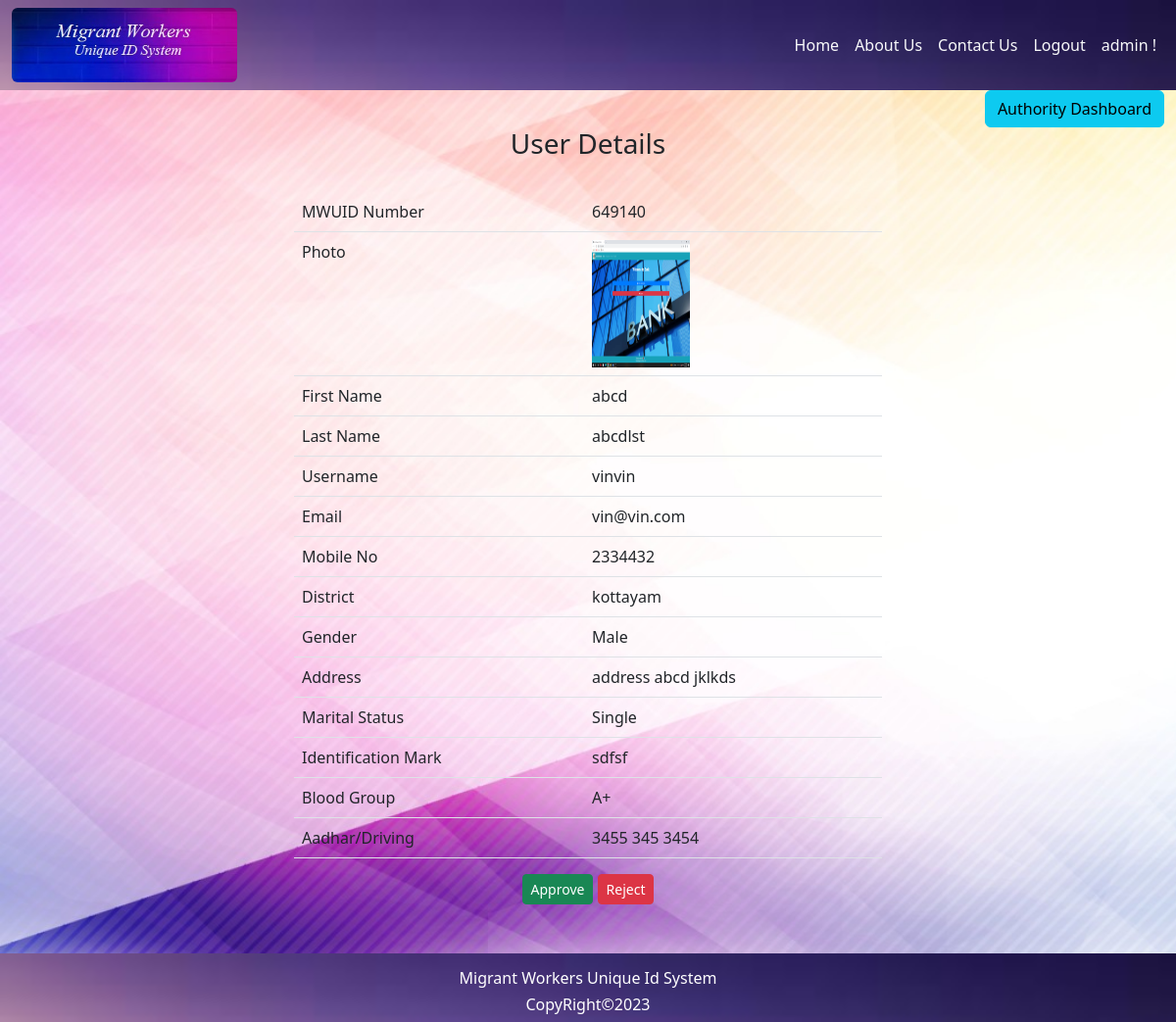
/view_full_data/vinvin (signed in), run on the app's committed database.
### mwidapp/models.py (models this page shows, shortened)
class Worker(models.Model):
	username=models.CharField(max_length=200)
	email=models.EmailField(max_length=70)
	district=models.CharField(max_length=200)
	mobile=models.CharField(max_length=200)
	status=models.CharField(max_length=200,default="Pending")
	aplcn=models.CharField(max_length=20,default = "Not Applied")
	password=models.CharField(max_length=200)
	first_name=models.CharField(max_length=200)
	last_name=models.CharField(max_length=200)
	gender=models.CharField(max_length=2,choices=(('1','Male'),('0', 'Female')) , default = 1)
	address=models.CharField(max_length=200)
	marital_status=models.CharField(max_length=2,choices=(('1','Single'),('0', 'Married')) , default = 1)
	photo=models.ImageField(upload_to='images')
	identification_mark=models.CharField(max_length=200)
	blood_group=models.CharField(max_length=200)
	uid_aadhar_driv=models.CharField(max_length=200)
	mwuid=models.CharField(max_length=200)

### mwidapp/views.py (the view)
# urls.py: path('view_full_data/<str:name>',views.view_full_data,name='view_full_data'),
@login_required(login_url='login1')
def view_full_data(request,name):
	usr=Worker.objects.get(username=name)
	return render(request,'user_detail_view_full.html',{'users':usr})

### mwidapp/templates/user_detail_view_full.html (shortened to what this page needs)
{% extends 'base.html' %}
{% block content %}
<div class="container-fluid" style="text-align:right;">
<a class="btn btn-info" href="{% url 'authority_base' %}" > Authority Dashboard </a>
</div>
<center>
<h3>User Details</h3><br>
<div class="card-body col-6">
<div class="table-responsive">
<table class="table">
<tr><td>MWUID Number</td><td>{{ users.mwuid}}</td></tr>
<tr><td>Photo</td><td><img src="{{ users.photo.url }}" width=100 height=130></td></tr>
<tr><td>First Name</td><td>{{ users.first_name }}</td></tr>
<tr><td>Last Name</td><td>{{ users.last_name }}</td></tr>
<tr><td>Username</td><td>{{ users.username }}</td></tr>
<tr><td>Email</td><td>{{ users.email }}</td></tr>
<tr><td>Mobile No</td><td>{{ users.mobile }}</td></tr>
<tr><td>District</td><td>{{ users.district }}</td></tr>
<tr><td>Gender</td><td>{% if users.gender == '1' %} Male {% else %} Female {% endif %}</td></tr>
<tr><td>Address</td><td>{{ users.address }}</td></tr>
<tr><td>Marital Status</td><td>{% if users.marital_status == '1' %} Single {% else %} Married {% endif %}</td></tr>
<tr><td>Identification Mark</td><td>{{ users.identification_mark }}</td></tr>
<tr><td>Blood Group</td><td>{{ users.blood_group }}</td></tr>
<tr><td>Aadhar/Driving</td><td>{{ users.uid_aadhar_driv}}</td></tr>
</table>
</div>
</div>
<a href="{% url 'approve_user' users.username %}"><button class="btn btn-sm btn-success"> Approve </button></a>
<a href="{% url 'reject_user' users.username %}"><button class="btn btn-sm btn-danger">Reject</button>
</a>
</center>
<br><br><br><br><br>
{% endblock %}

### mwidapp/templates/base.html (shortened to what this page needs)
{% load static %}
<!DOCTYPE html>
<html>
<head>
<link href="{% static 'css/bootstrap.min.css' %}" rel="stylesheet">
</head>
<body style="background-repeat:no-repeat;background-size:cover;background-image: url('{% static "images/img2.jpg" %}');" >
<nav class="navbar navbar-expand-lg text-light" style="background-repeat:no-repeat;background-size:cover;background-image: url('{% static "images/bg3.jpg" %}');">
  <div class="container-fluid">
<img class="rounded" src="{% static 'images/logo2.jpg'%}" width="230">
    <div class="collapse navbar-collapse" id="navbarSupportedContent">
      <ul class="navbar-nav ms-auto ">
        <li class="nav-item">
          <a class="nav-link active text-light " aria-current="page" href="{% url 'home' %}">Home</a>
        </li>
        <li class="nav-item">
          <a class="nav-link active text-light " aria-current="page" href="{% url 'about' %}">About Us</a>
        </li>
        <li class="nav-item">
          <a class="nav-link active text-light" aria-current="page" href="{% url 'contact' %}">Contact Us</a>
        </li>
{% if user.is_authenticated %}
         <li class="nav-item">
        <a class="nav-link text-light" href="{% url 'logout1' %}"> Logout</a>
        </li>
        <li class="nav-item">
        <a class="nav-link text-light" href="">{{ user.username}} !</a>
        </li>
{% endif %}
      </ul>
    </div>
  </div>
</nav>
{% block content %}{% endblock content %}
<div class="footer">
  <p><h6>Migrant Workers Unique Id System</h6>
    <h6>CopyRight&#169;2023</h6></p>
</div>
</body>
</html>

### data on the page
Worker: mwuid "649140", photo (picture), first_name "abcd", last_name "abcdlst", username "vinvin", email "vin@vin.com", mobile "2334432", district "kottayam", address "address abcd jklkds", identification_mark "sdfsf", blood_group "A+", uid_aadhar_driv "3455 345 3454"

### other printed values
{{ user.username }} "admin"
